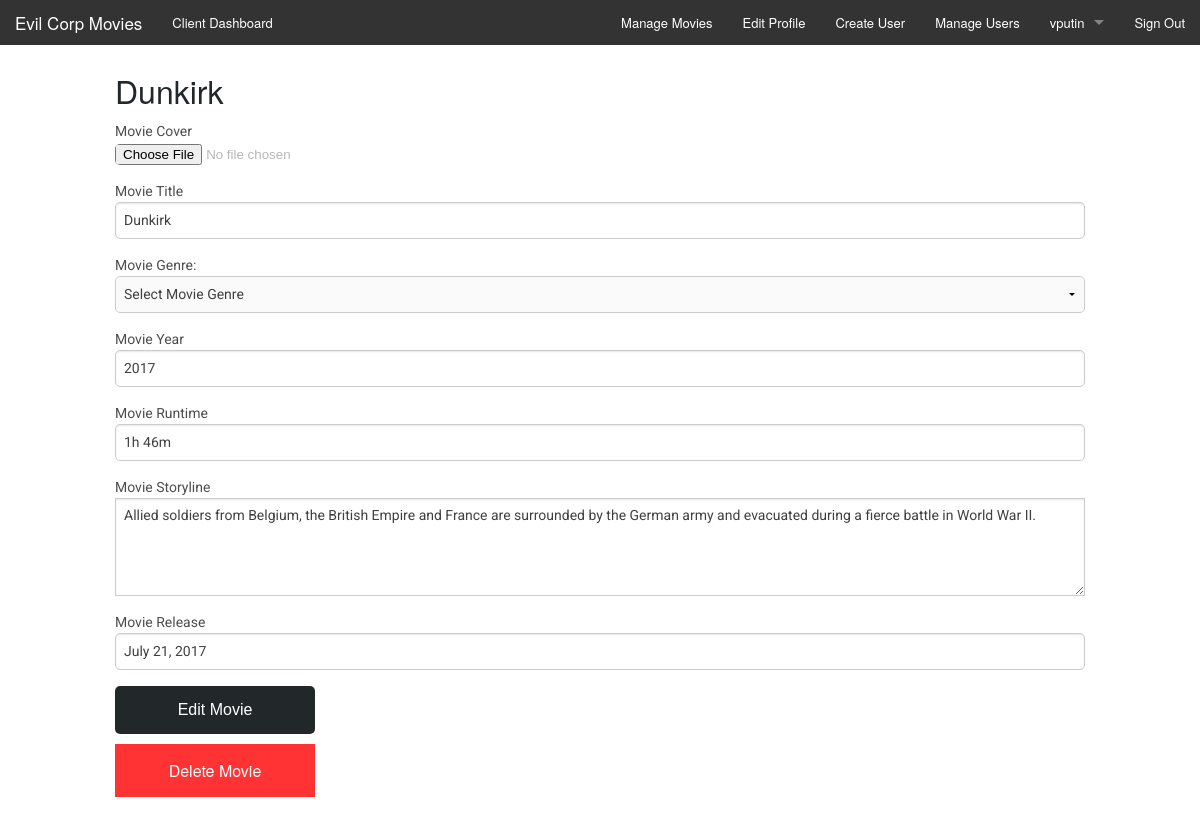
Screenshot of /admin/admin_editmovie.php?id=2 (signed in) with the database file from the repository.
### tables this page shows
CREATE TABLE IF NOT EXISTS `tbl_movies` (
  `movies_id` mediumint(8) UNSIGNED NOT NULL AUTO_INCREMENT,
  `movies_cover` varchar(75) NOT NULL DEFAULT 'cover_default.jpg',
  `movies_title` varchar(125) NOT NULL,
  `movies_year` varchar(5) NOT NULL,
  `movies_runtime` varchar(25) NOT NULL,
  `movies_storyline` text NOT NULL,
  `movies_trailer` varchar(75) NOT NULL DEFAULT 'trailer_default.jpg',
  `movies_release` varchar(125) NOT NULL,
  PRIMARY KEY (`movies_id`)
);

### admin/admin_editmovie.php (the view, shortened to what this page needs)
<?php
  require_once('phpscripts/connect.php');
  $movieid = $_GET['id'];
$queryMovie = "SELECT * FROM tbl_movies WHERE movies_id = {$movieid}";
$runMovie = mysqli_query($link, $queryMovie);
if(mysqli_num_rows($runMovie)){
  $foundmovie = mysqli_fetch_array($runMovie, MYSQLI_ASSOC);
  $mtitle = $foundmovie['movies_title'];
  $myear = $foundmovie['movies_year'];
  $mruntime = $foundmovie['movies_runtime'];
  $mstoryline = $foundmovie['movies_storyline'];
  $mrelease = $foundmovie['movies_release'];
}
?>
<!doctype html>
<html class="no-js" lang="en">
  <head>
  <?php include('../includes/head.php'); ?>
  </head>
  <body id="adminIndex">
	<?php include('includes/header.php'); ?>
	<div class="row">
	<div class="small-12 columns" id="userForm">
  <h2><?php echo $mtitle ?></h2>
	<form action="admin_editmovie.php?id=<?php echo $movieid ?>" method="post" enctype="multipart/form-data">
    <label>Movie Cover</label>
    <input type="file" name="mcover" value="">
		<label>Movie Title</label>
		<input type="text" name="mtitle" value="<?php echo $mtitle ?>">
    <label>Movie Genre:</label>
    <select name="mgenre">
      <option value="">Select Movie Genre</option>
    </select>
    <label>Movie Year</label>
    <input type="text" name="myear" value="<?php echo $myear ?>">
    <label>Movie Runtime</label>
    <input type="text" name="mruntime" value="<?php echo $mruntime ?>">
    <label>Movie Storyline</label>
    <textarea name="mstoryline" rows="5"><?php echo $mstoryline ?></textarea>
    <label>Movie Release</label>
    <input type="text" name="mrelease" value="<?php echo $mrelease ?>">
		<input type="submit" name="submit" value="Edit Movie" class="submitBut">
	</form>
  <a href="phpscripts/caller.php?caller_id=deletemovie&id=<?php echo $movieid?>"><button class="deleteBut">Delete Movie</button></a>
</div>
</div>
</body>
</html>

### admin/css/app.css (style rules this page uses)
a { -webkit-transition: color 0.2s ease-in-out; -moz-transition: color 0.2s ease-in-out; -ms-transition: color 0.2s ease-in-out; -o-transition: color 0.2s ease-in-out; transition: color 0.2s ease-in-out; color: #1f88e9; }
body { font-size: 16px; font-family: "Roboto", sans-serif; color: #b7b7b9; background-color: #121518; }
body#adminIndex { background-color: #fff; }
#userForm { margin-top: 20px; }
#userForm h2 { color: #22272a; font-size: 2em; }
#userForm label { margin: 0; padding: 0; cursor: default; }
#userForm input { border-radius: 5px; }
#userForm select { border-radius: 5px; }
.submitBut { padding: 15px; border: none; width: 200px; background-color: #22272a; color: #fff; cursor: pointer; font-size: 1em; -webkit-transition: all 0.2s ease-in-out; -moz-transition: all 0.2s ease-in-out; -ms-transition: all 0.2s ease-in-out; -o-transition: all 0.2s ease-in-out; transition: all 0.2s ease-in-out; }
.deleteBut { margin-top: 10px; padding: 15px; border: none; width: 200px; background-color: #ff3333; color: #fff; cursor: pointer; font-size: 1em; -webkit-transition: all 0.2s ease-in-out; -moz-transition: all 0.2s ease-in-out; -ms-transition: all 0.2s ease-in-out; -o-transition: all 0.2s ease-in-out; transition: all 0.2s ease-in-out; }

### rows the page displays
tbl_movies: movies_title "Dunkirk", mtitle "Dunkirk", myear "2017", mruntime "1h 46m", mstoryline "Allied soldiers from Belgium, the British Empire and France are surrounded by the German army and evacuated during a fierce battle in World War II.", mrelease "July 21, 2017"

### other values shown
$_SESSION['user_name'] "vputin"
